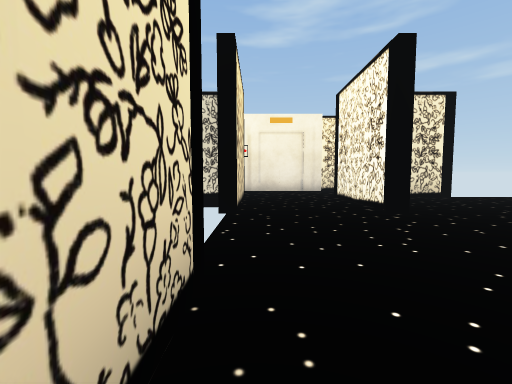
view 1 (above)

19 first-person views from a walk through a scene from a Unity 3-D project. The camera is 0.68 m above the floor, tilts 4° down and sees 90° across. The floor is counted in squares, 1 m on a side. Each view is taken from the middle of a square. On the plan, view 1 faces up. The plan holds only what a view shows up to about 9 squares ahead; the rest is blank. The place goes on beyond the plan. The player is left out. Door leaves are left out, so doorways stand open. Some surface patterns are stand-ins.

view 2
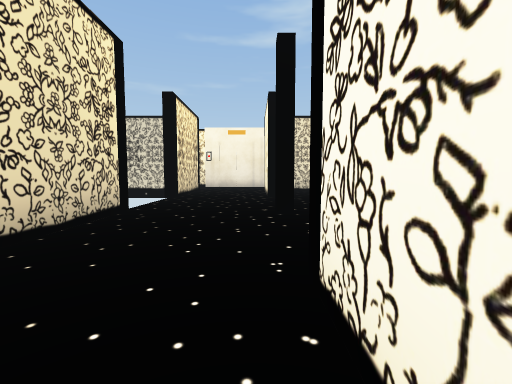

view 3
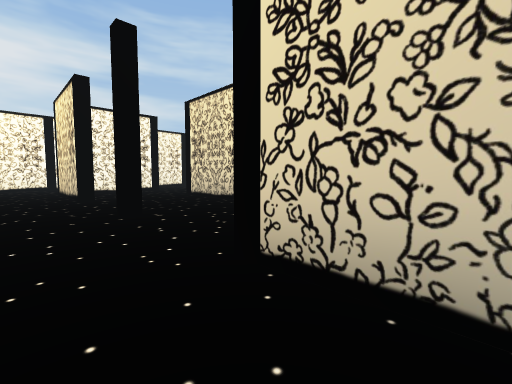

view 4
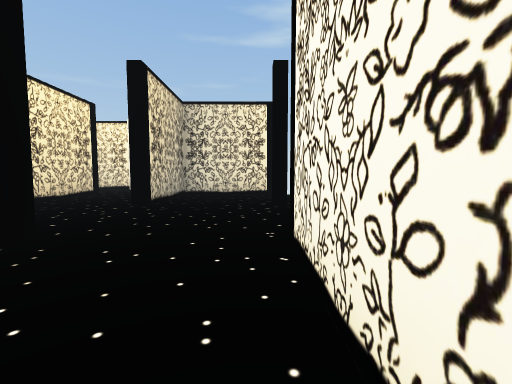

view 5
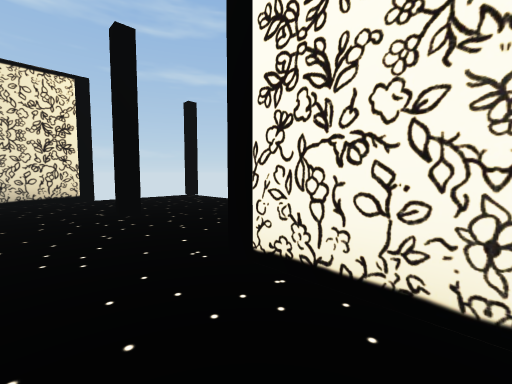

view 6
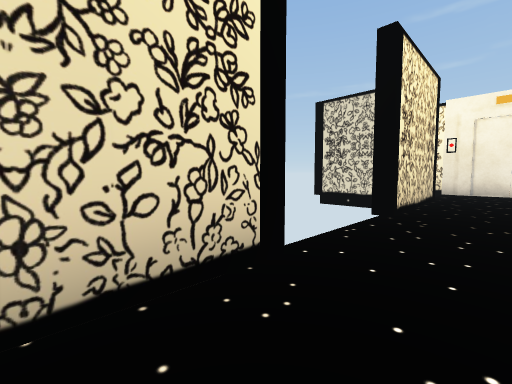

view 7
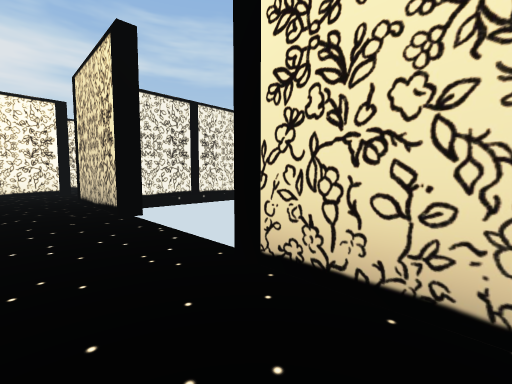

view 8
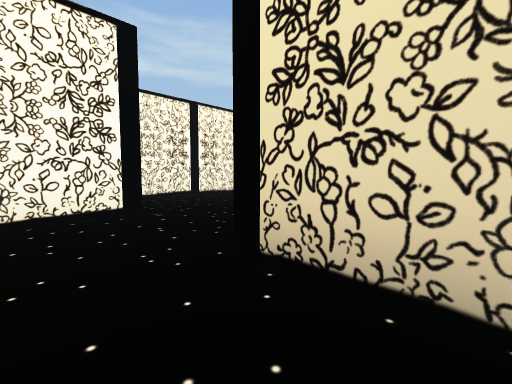

view 9
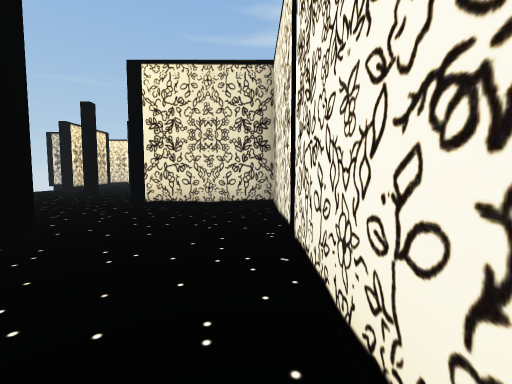

view 10
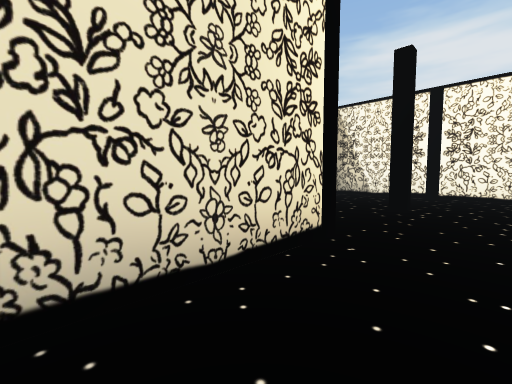

view 11
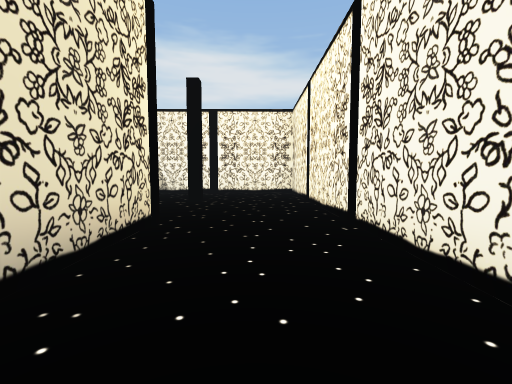

view 12
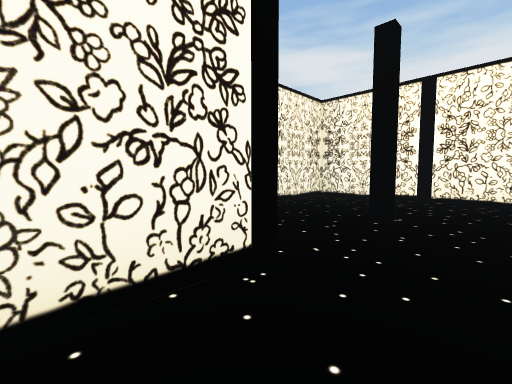

view 13
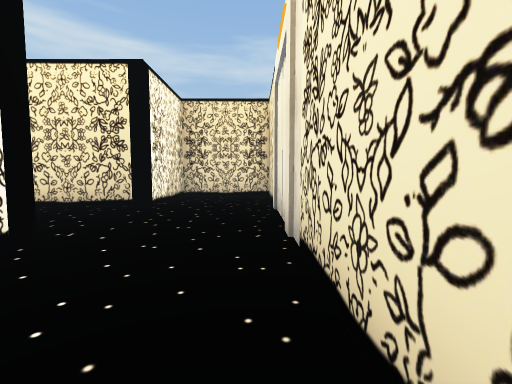

view 14
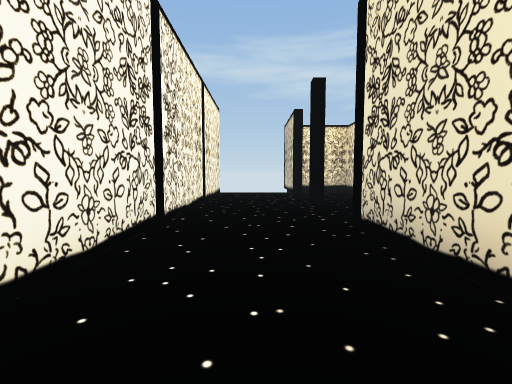

view 15
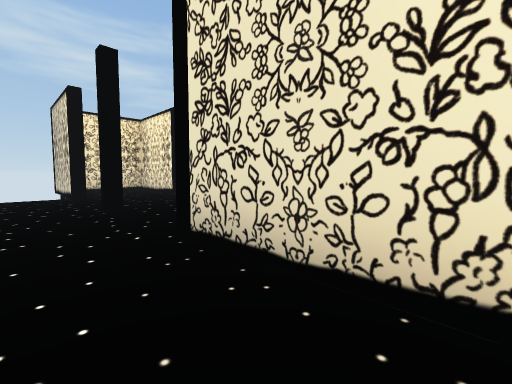

view 16
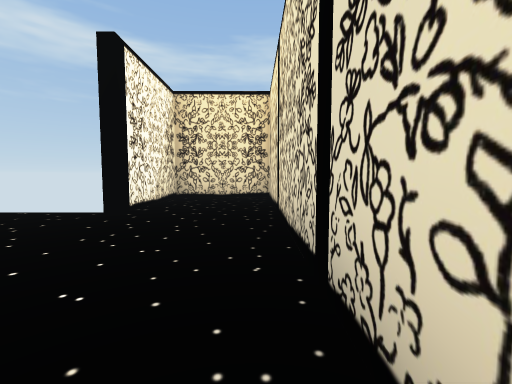

view 17
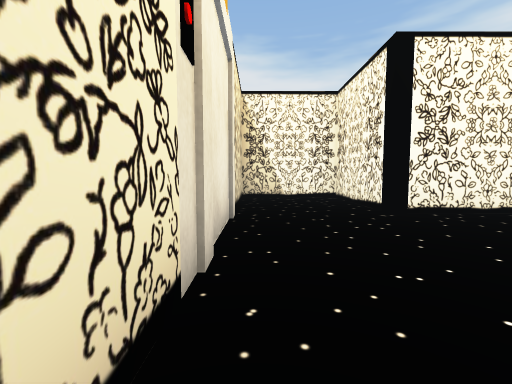

view 18
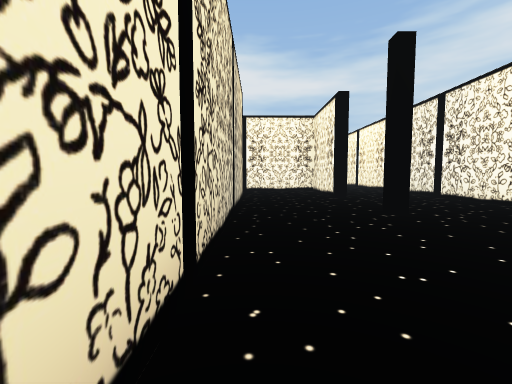

view 19
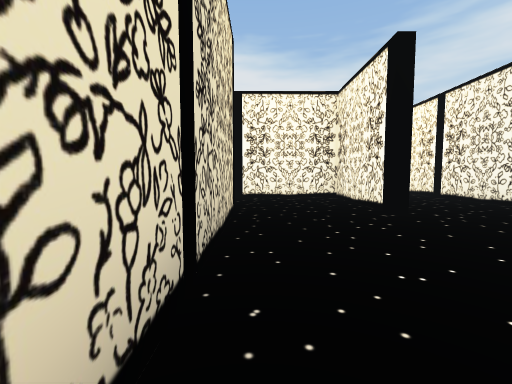

### Floor plan
Ten units are one square. View 1 is at (0, 0); x grows to the right and y downward. Boxes are objects, and circles mark ways between rooms. Rooms are numbered by the first view taken in them; rooms with no view inside come last. Other rooms are left out.
<svg viewBox="-99 -120 188 198">
<path fill="none" stroke="#000" d="M-7 43 24 43 24 13M27 46 -4 46M58 46 52 46M-3 -17 -3 16 -35 16M-60 73 84 73 84 16 54 16M27 13 27 46M54 16 54 -15M46 -74 27 -74 27 -44M-6 -104 -31 -104 -31 -77 -3 -77 -3 -44M24 -44 24 -77 54 -77 54 -104 26 -104M-35 16 -94 16 -94 43 -66 43"/>
<rect x="-5" y="-115" width="10" height="10" fill="#bbb"><title>other object</title></rect>
<rect x="15" y="-115" width="10" height="10" fill="#bbb"><title>other object</title></rect>
<circle cx="25" cy="-15" r="3" fill="#2a7"/>
<circle cx="40" cy="45" r="3" fill="#2a7"/>
<circle cx="50" cy="30" r="3" fill="#2a7"/>
<circle cx="-5" cy="-30" r="3" fill="#2a7"/>
<circle cx="10" cy="-40" r="3" fill="#2a7"/>
<circle cx="-35" cy="30" r="3" fill="#2a7"/>
<circle cx="-55" cy="35" r="3" fill="#2a7"/>
<circle cx="-65" cy="60" r="3" fill="#2a7"/>
<text x="10" y="40">1</text>
<text x="40" y="-10">2</text>
<text x="10" y="-80">3</text>
<text x="-70" y="30">4</text>
</svg>
Room 1 opens to room 2. Room 1 opens to room 3. Room 1 opens to room 4.

Where each view was taken, in squares from view 1:
view 1: 0 up, 0 right, facing up
view 2: 3 down, 2 right, facing up
view 3: 6 up, 4 right, facing down-left
view 4: 1 down, 5 right, facing up
view 5: 0 up, 4 right, facing up-right
view 6: 0 up, 1 right, facing up-left
view 7: 6 up, 1 right, facing down-left
view 8: 0 up, 1 right, facing down-left
view 9: 7 down, 8 right, facing up
view 10: 6 down, 0 right, facing up-right
view 11: 6 down, 1 left, facing right
view 12: 0 up, 4 right, facing down-right
view 13: 10 up, 5 right, facing left
view 14: 6 down, 3 right, facing left
view 15: 6 down, 2 right, facing up-left
view 16: 2 down, 2 left, facing left
view 17: 10 up, 2 left, facing right
view 18: 2 down, 8 left, facing right
view 19: 2 down, 5 left, facing right
